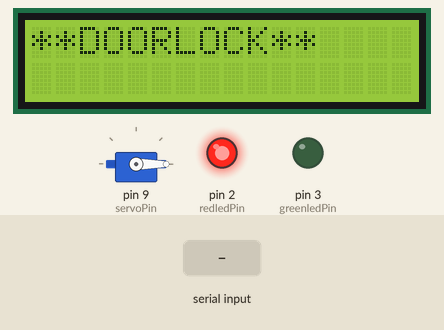
Simulated run of this sketch. Board: Arduino Uno, built with avr-gcc and run on an emulated ATmega328P. On the bench: servo, 16×2 character LCD, output pins drawn as LEDs (lit = HIGH). Inputs (shaded band) come from the test bench.

Above: at 1.2 s.
1.3 s: "proper_fingerprint_" received over the second serial link
At 2.65 s:
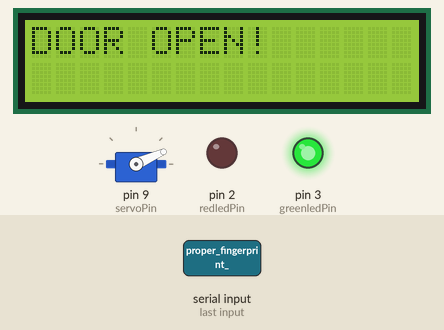
At 4.5 s:
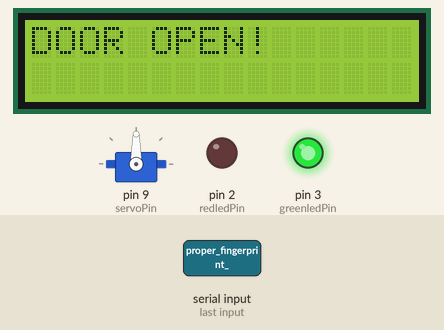
Timing chart, 0 to 8.7 s (numbered marks = the images above; inputs shaded):
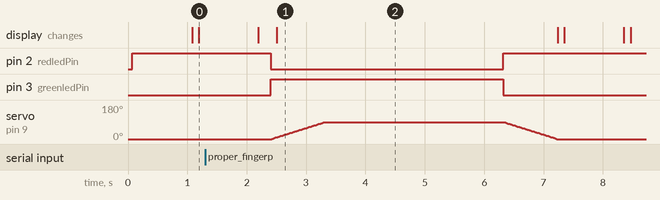

The sketch:

door.ino
```cpp
#include <SoftwareSerial.h>
#include <Servo.h>
#include <LiquidCrystal_I2C.h>

void unlock(void);

const String PIN = "4821";
String str = "";
char buff;

const int btRXPin = 11;
const int btTXPin = 10;
const int servoPin = 9;
const int greenledPin = 3;
const int redledPin = 2;


Servo servo;
SoftwareSerial mySerial(btTXPin, btRXPin);
LiquidCrystal_I2C lcd(0x27, 16, 2);

void setup() {
  Serial.begin(9600);
  mySerial.begin(9600);
  servo.attach(servoPin);
  servo.write(0);
  lcd.init();
  lcd.backlight();
  lcd.clear();
  pinMode(2, OUTPUT);
  pinMode(3, OUTPUT);
}

void loop() {
  digitalWrite(redledPin, HIGH);
  digitalWrite(greenledPin, LOW);
  while(mySerial.available()){
    char buff = (char)mySerial.read();
    str += buff;
    delay(5);
  }
  if(str.equals(PIN) || str.equals("proper_fingerprint_")){
    unlock();
  }else{
      lcd.print("**DOORLOCK**");
      lcd.setCursor(0, 1);
      lcd.print(str);
      delay(1000);
      lcd.clear();
  }
  str="";
  delay(100);
}

void unlock(){
    lcd.print("DOOR OPEN!");
    digitalWrite(greenledPin, HIGH);
    digitalWrite(redledPin, LOW);
    for(int i = 0; i <= 90; i++){
      servo.write(i);
      delay(10);
    }
    delay(3000);
    digitalWrite(redledPin, HIGH);
    digitalWrite(greenledPin, LOW);
    for(int i = 90; i >= 0; i--){
      servo.write(i);
      delay(10);
    }
    lcd.clear();
}
```

Measured:
- after the input at 1.3 s, pin 2 (redledPin): HIGH → LOW after 1.1 s, → HIGH 3.9 s later; pin 3 (greenledPin): LOW → HIGH after 1.1 s, → LOW 3.9 s later; servo on pin 9 (servoPin): rises from 0° to 90° in 0.89 s, then falls to 0° in 3.9 s
